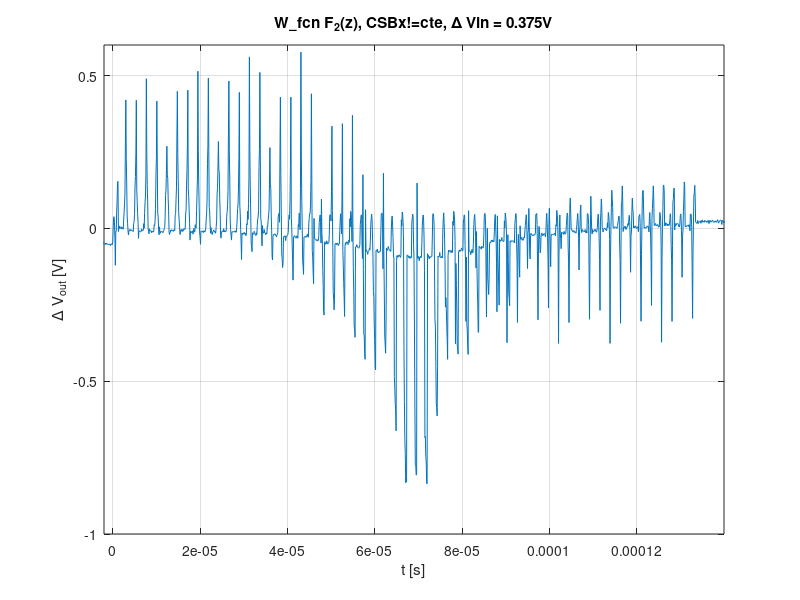

The MATLAB script that drew this image:
close all;
clear all;
clc;

M=csvread('./Scope03/scope_8.csv',2,0);
t=M(:,1);
p=M(:,6);
trigger=M(:,5);
figure(1)
plot(t,p);
title('W\_fcn F_2(z), CSBx!=cte, \Delta Vin = 0.375V')
ylabel('\Delta V_{out} [V]');
xlabel('t [s]');
grid;
% axis([0 15e-7 -1 1.5]);%para 0
axis([-0.2e-5 14e-5 -1 0.6]);%para 6
% axis([-0.2e-6 1.5e-6 -0.1 .5]);%para 3




% K=-4;
% N=size(t,1);
% pulso=zeros(N,1);
% pulso2=zeros(N,1);
% pp=zeros(N,1);
% 
% for i=1:N
%  if(40+i<N)   
%     pp(i)=sum(p(i:40+i))/40;
%  end
% end
% 
% for i=1:size(t,1)
%     aux=floor(i/40);
%     if(mod(aux,2) ==0)
%         pulso(i)=1;
%     end
% end
% 
% 
% for i=1:size(t,1)
%    if(i-K>0 && i-K<size(t,1))
%        pulso2(i)=pulso(i-K);
%    end
% end
% 
% % plot(t,pp,'Color','b');hold on;
% % p0lot(t, pulso2, 'Color', 'r'); hold off;
% % sn=pulso2.*p;
% % figure(2)
% % plot(t, sn);
    